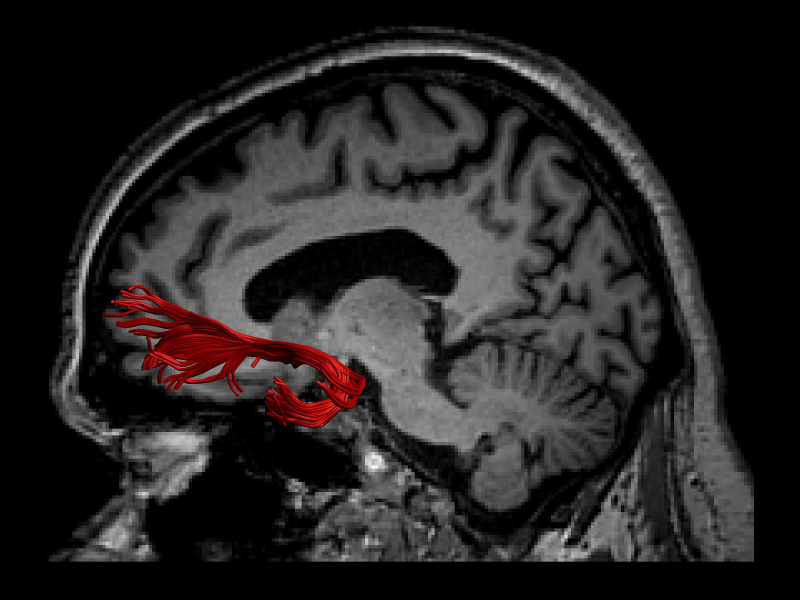
#> input picture 数字图像处理/课程设计/计算机图像处理/实验一/brain.jpg, 2400 x 1800 px (shown at 1/3 size)
$ python main.py   (older library calls are emulated)
#> lines starting #> are read from the running program, lines starting #| are printed output that depends on the picture; after the words box and inside, x2 and y2 are one past the last pixel; in counts of white or black regions, pixels touching at a corner belong together
import cv2
import numpy as np
from pylab import *

# 读入图像
img_path='brain.jpg'
img = cv2.imread(img_path)
#> img is the input picture: shape (1800, 2400, 3); mean B, G, R 34.7, 34.6, 37.3

# 转化成灰度图像
img_gray = cv2.cvtColor(img,cv2.COLOR_BGR2GRAY)
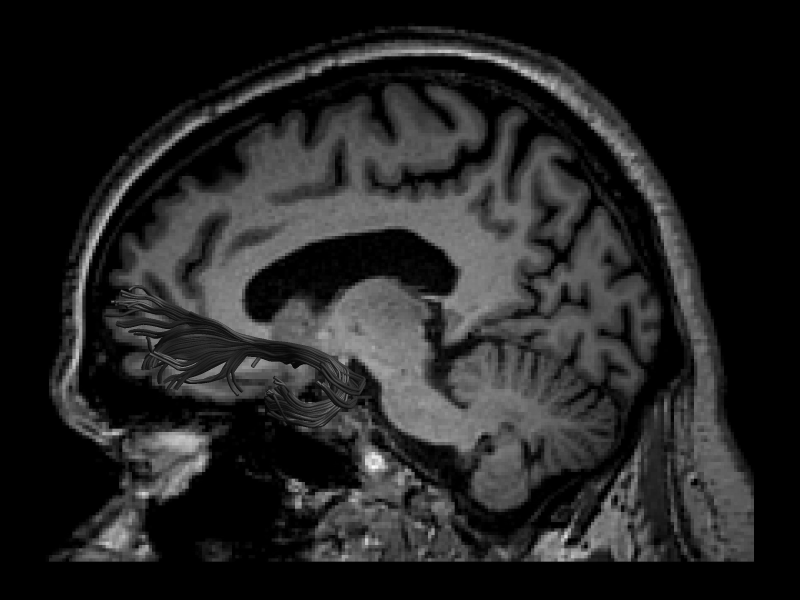
#> img_gray: shape (1800, 2400) (shown at 1/3 size); min 0, max 255, mean 35.4

# 获取横纵分辨率
row, col = img.shape[:2]
#> row = 1800; col = 2400

# 定义截取窗口顶点
bottom_left = [700, 1000]
top_left = [700, 650]
top_right = [1450, 650]
bottom_right = [1450, 1000]
# 获取ROI兴趣区域
vertices = np.array([bottom_left, top_left, top_right, bottom_right], dtype=np.int32)
roi_mask = np.zeros((row, col), dtype=np.uint8)
cv2.fillPoly(roi_mask, [vertices], 255)
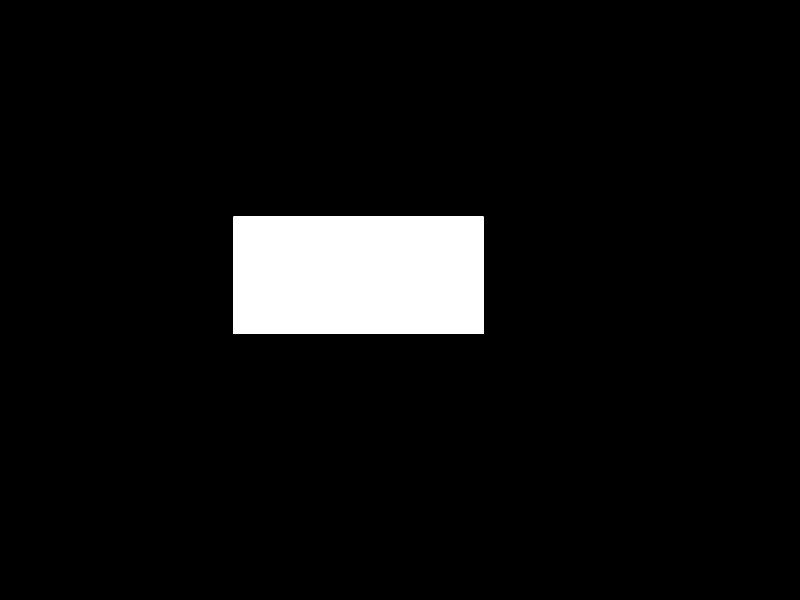
#> roi_mask: shape (1800, 2400) (shown at 1/3 size); 6.1% white; 1 white region, box (x1, y1, x2, y2) and area: (700, 650, 1451, 1001) 263601

# 与原图相与,获取ROI区域的图像
img_roi = cv2.bitwise_and(img_gray, img_gray, mask=roi_mask)
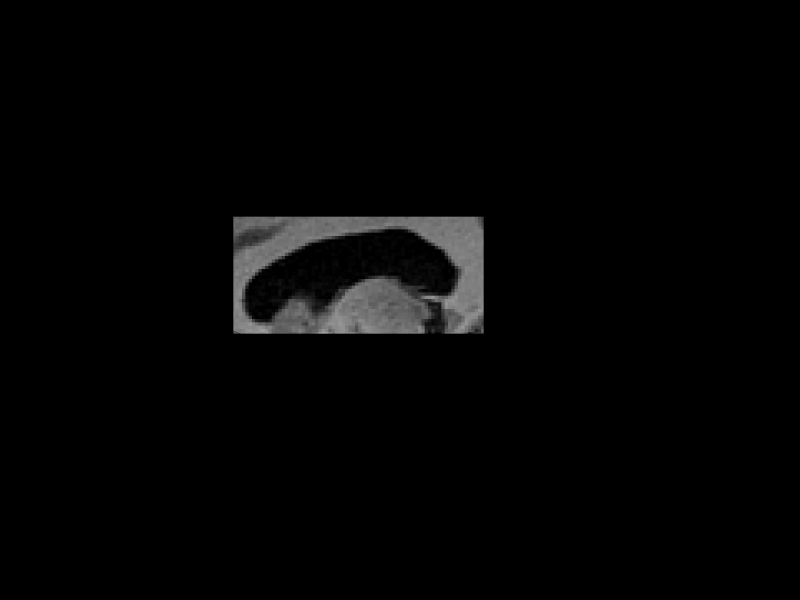
#> img_roi: shape (1800, 2400) (shown at 1/3 size); min 0, max 173, mean 4.3
img_copy = img_roi

# 二值化图像
cv2.threshold(img_copy,14,255,0,img_copy)
# 均值平滑滤波
cv2.blur(img_copy,(10,10),img_copy)
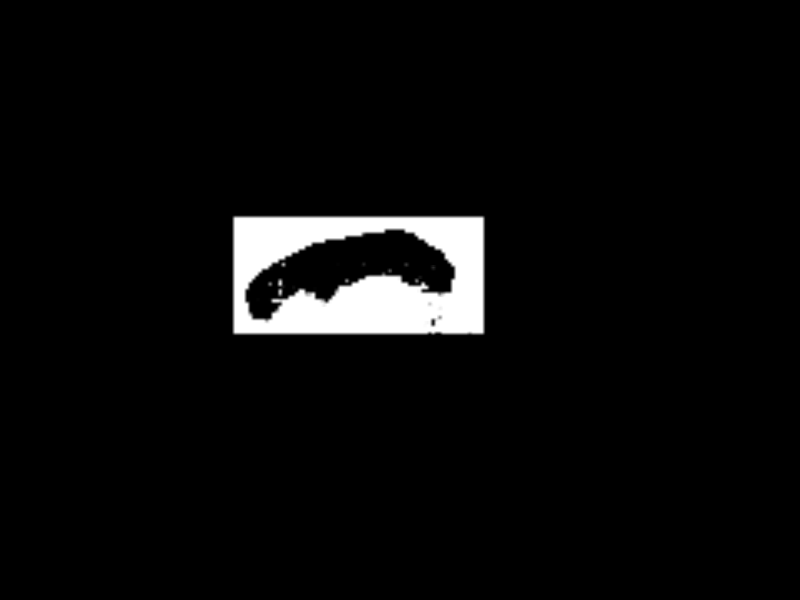
#> img_copy: shape (1800, 2400) (shown at 1/3 size); min 0, max 255, mean 10.5
# 各做4次膨胀和腐蚀
img_copy = cv2.erode(img_copy,None,iterations=4)
img_copy = cv2.dilate(img_copy,None,iterations=4)

# 使用Sobel算子获得图像边缘
sobelX = cv2.Sobel(img_copy,cv2.CV_64F,1,0)#x方向的梯度
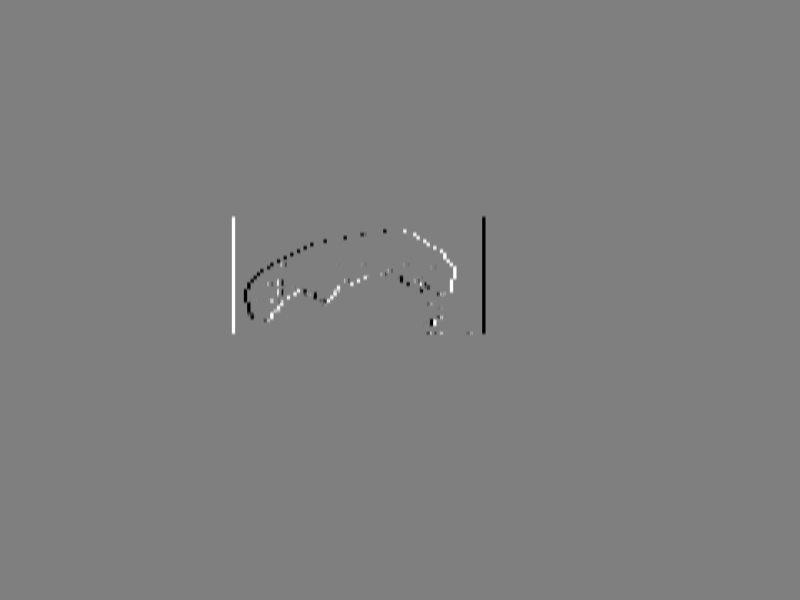
#> sobelX: shape (1800, 2400) float64 (shown at 1/3 size); min -204, max 204, mean 0; drawn with min black and max white
sobelY = cv2.Sobel(img_copy,cv2.CV_64F,0,1)#y方向的梯度

sobelX = np.uint8(np.absolute(sobelX))#x方向梯度的绝对值
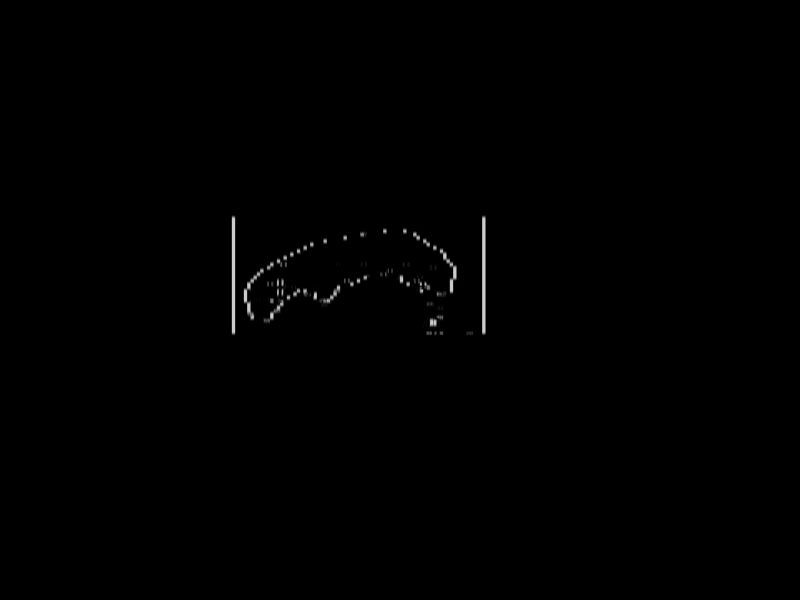
#> sobelX: shape (1800, 2400) (shown at 1/3 size); min 0, max 204, mean 0.8
sobelY = np.uint8(np.absolute(sobelY))#y方向梯度的绝对值

img_copy = cv2.bitwise_or(sobelX,sobelY)#

# 去除ROI区域多余的矩形边缘
delta = 10

bottom_left = [700+delta, 1000-delta]
top_left = [700+delta, 650+delta]
top_right = [1450-delta, 650+delta]
bottom_right = [1450-delta, 1000-delta]

vertices = np.array([bottom_left, top_left, top_right, bottom_right], dtype=np.int32)
roi_mask = np.zeros((row, col), dtype=np.uint8)
cv2.fillPoly(roi_mask, [vertices], 255)
#> roi_mask: shape (1800, 2400); 5.6% white; 1 white region, box (x1, y1, x2, y2) and area: (710, 660, 1441, 991) 241961

img_edge = cv2.bitwise_and(img_copy, img_copy, mask=roi_mask)
img_edge = cv2.cvtColor(img_edge,cv2.COLOR_GRAY2RGB)
#> img_edge: shape (1800, 2400, 3)
red = cv2.imread('red.png')
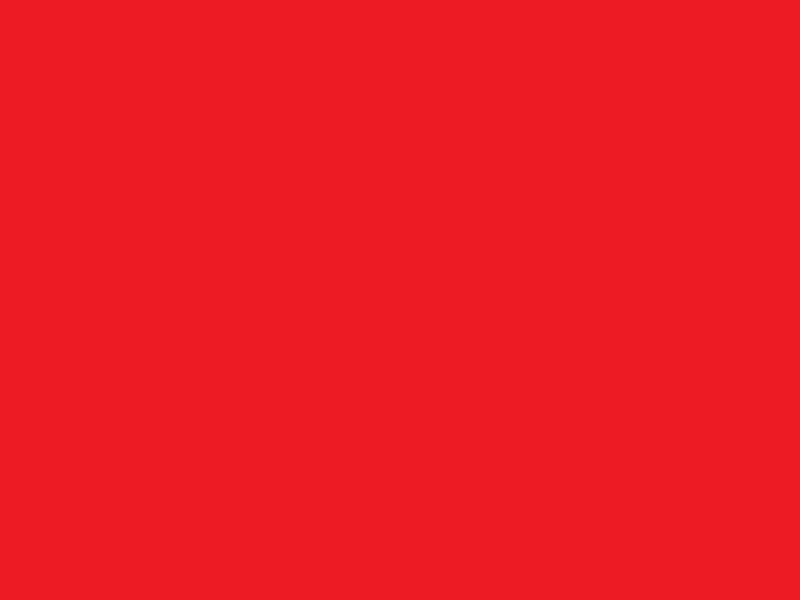
#> input picture 数字图像处理/课程设计/计算机图像处理/实验一/red.png, 2400 x 1800 px (shown at 1/3 size)
#> red is the input picture: shape (1800, 2400, 3); mean B, G, R 36, 28, 237
img_edge = cv2.bitwise_and(img_edge,red)
# 将检测出的边缘与原图叠加
img_copy = cv2.bitwise_or(img,img_edge)
#> img_copy: shape (1800, 2400, 3)

# 显示结果
fig = plt.figure()
subplot(221)
img = cv2.cvtColor(img, cv2.COLOR_BGR2RGB)
imshow(img)
title('origin')

subplot(222)
img_roi = cv2.cvtColor(img_roi, cv2.COLOR_GRAY2RGB)
#> img_roi: shape (1800, 2400, 3)
imshow(img_roi)
title('ROI')

subplot(223)
img_edge = cv2.cvtColor(img_edge, cv2.COLOR_BGR2RGB)
imshow(img_edge)
title('edge')

subplot(224)
img_copy = cv2.cvtColor(img_copy, cv2.COLOR_BGR2RGB)
imshow(img_copy)
title('result')

show()
